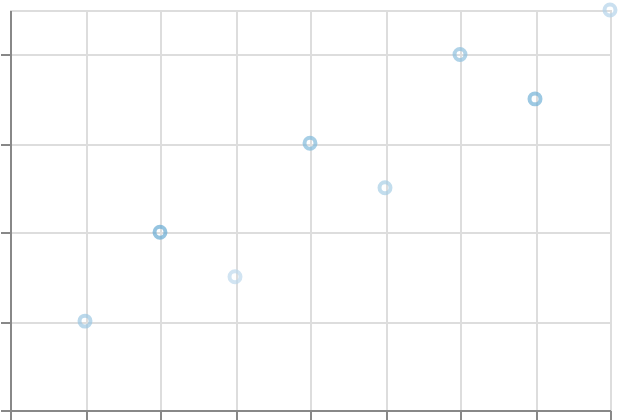

Express this chart as Vega-Lite.
### Vega-Lite specification from a JSON file in a GitHub repository (floating-point values rounded to 4 significant figures)
{"$schema": "https://vega.github.io/schema/vega-lite/v6.json", "padding": 5, "autosize": "none", "width": 300, "height": 200, "data": {"name": "table", "values": [{"c": "A", "g": "p", "x": 1, "y": 2, "v": 5, "t": "2024-01-15", "o": {"v": 3}, "IMDB Rating": 6.1, "d": "x1"}, {"c": "B", "g": "q", "x": 2, "y": 4, "v": 9, "t": "2024-02-20", "o": {"v": 7}, "IMDB Rating": 7.4, "d": "x2"}, {"c": "A", "g": "q", "x": 3, "y": 3, "v": 2, "t": "2024-03-05", "o": {"v": 1}, "IMDB Rating": 5.2, "d": "x1"}, {"c": "C", "g": "p", "x": 4, "y": 6, "v": 7, "t": "2024-05-30", "o": {"v": 4}, "IMDB Rating": 8.8, "d": "x3"}, {"c": "B", "g": "p", "x": 5, "y": 5, "v": 4, "t": "2024-07-11", "o": {"v": 9}, "IMDB Rating": 6.9, "d": "x2"}, {"c": "C", "g": "q", "x": 6, "y": 8, "v": 6, "t": "2024-09-02", "o": {"v": 2}, "IMDB Rating": 7.7, "d": "x3"}, {"c": "A", "g": "p", "x": 7, "y": 7, "v": 8, "t": "2024-11-25", "o": {"v": 5}, "IMDB Rating": 4.4, "d": "x1"}, {"c": "B", "g": "q", "x": 8, "y": 9, "v": 3, "t": "2024-12-31", "o": {"v": 8}, "IMDB Rating": 9.1, "d": "x2"}]}, "mark": "point", "encoding": {"x": {"field": "x", "type": "quantitative"}, "y": {"field": "y", "type": "quantitative"}, "color": {"field": "v", "type": "quantitative", "scale": {"domain": [0, 20], "scheme": "blues"}}}}
